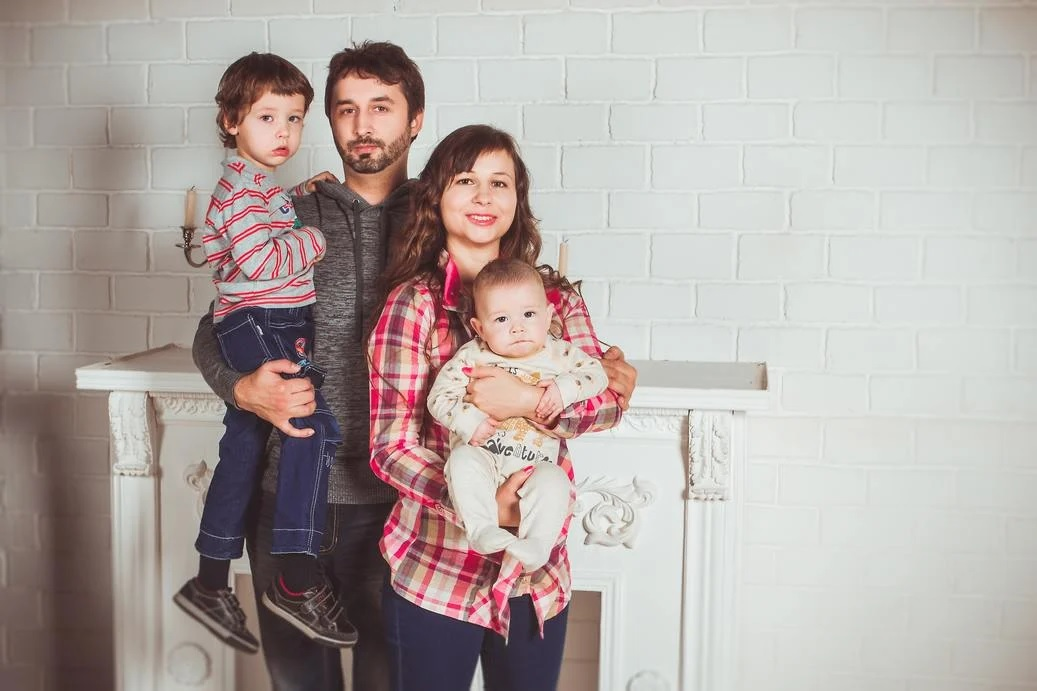
#> input picture BlurFace/demo_face.jpg, 1037 x 691 px
$ jupyter execute blurFaces.ipynb
#> lines starting #> are read from the running program, lines starting #| are printed output that depends on the picture; after the words box and inside, x2 and y2 are one past the last pixel; in counts of white or black regions, pixels touching at a corner belong together
## Load the Cascade

[cell 1]
import cv2

[cell 2]
face_cascade = cv2.CascadeClassifier('haarcascade_frontalface_default.xml')

## Convert to Grayscale

[cell 3]
img = cv2.imread('demo_face.jpg')
#> img is the input picture: shape (691, 1037, 3); mean B, G, R 164, 167.7, 177.6
gray = cv2.cvtColor(img, cv2.COLOR_BGR2GRAY)
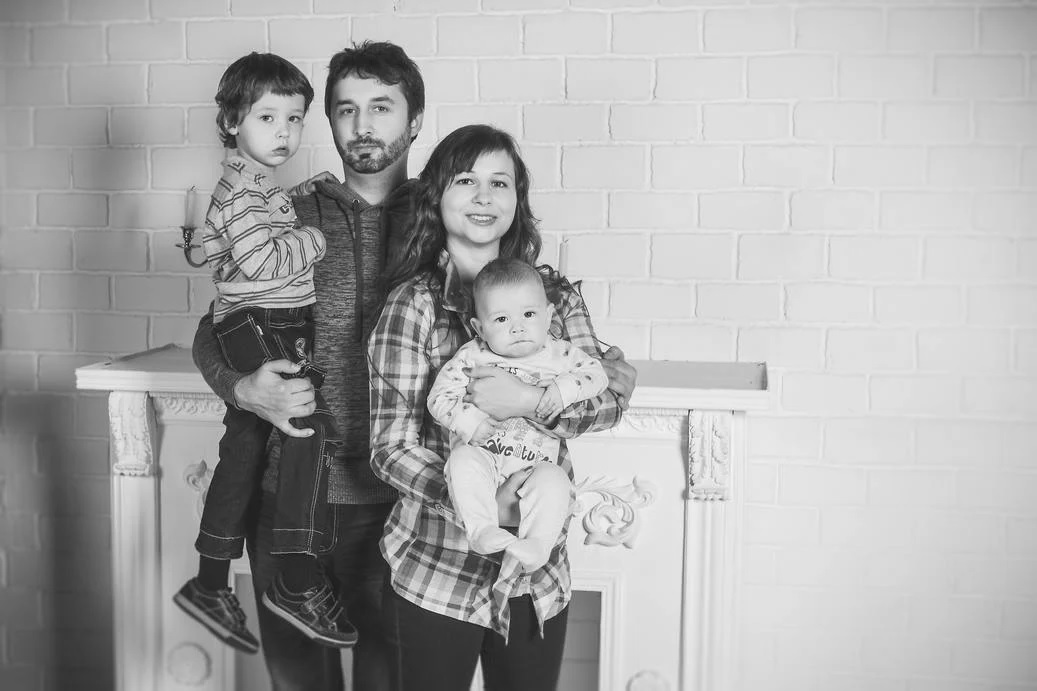
#> gray: shape (691, 1037); min 12, max 255, mean 170.3

## Detect the Faces

[cell 4]
faces = face_cascade.detectMultiScale(gray, 1.1, 4)
#> faces = [[284, 378, 35, 35], [438, 150, 89, 89], [240, 87, 82, 82], [475, 285, 82, 82], [318, 72, 97, 97]]

## Draw the rectangle around each face

[cell 5]
for (x, y, w, h) in faces:
    ROI = img[y:y+h, x:x+w]
    blur = cv2.GaussianBlur(ROI, (91,91),0)
    img[y:y+h, x:x+w] = blur
#> this loop made 5 passes
#> pass 1, `ROI = img[y:y+h, x:x+w]`:
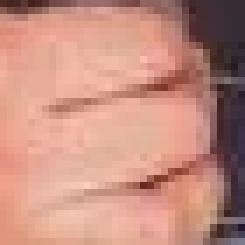
#> ROI: shape (35, 35, 3) (shown 7 times larger); mean B, G, R 127.9, 142.3, 196.1
#> pass 1, `blur = cv2.GaussianBlur(ROI, (91,91),0)`:
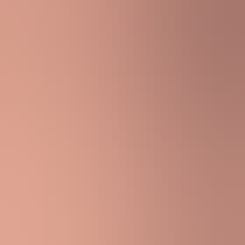
#> blur: shape (35, 35, 3) (shown 7 times larger); mean B, G, R 129.5, 144.5, 198.9
#> pass 2, `ROI = img[y:y+h, x:x+w]`:
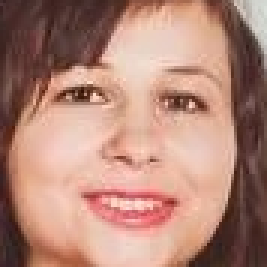
#> ROI: shape (89, 89, 3) (shown 3 times larger); mean B, G, R 119.6, 134.3, 178.5
#> pass 2, `blur = cv2.GaussianBlur(ROI, (91,91),0)`:
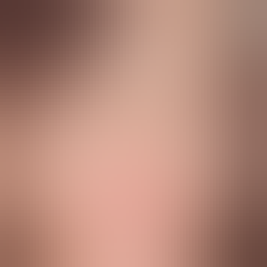
#> blur: shape (89, 89, 3) (shown 3 times larger); mean B, G, R 120.2, 135, 179.3
#> after the loop:
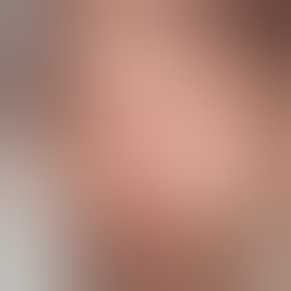
#> ROI: shape (97, 97, 3) (shown 3 times larger); mean B, G, R 121.2, 135, 176.8
#> after the loop:
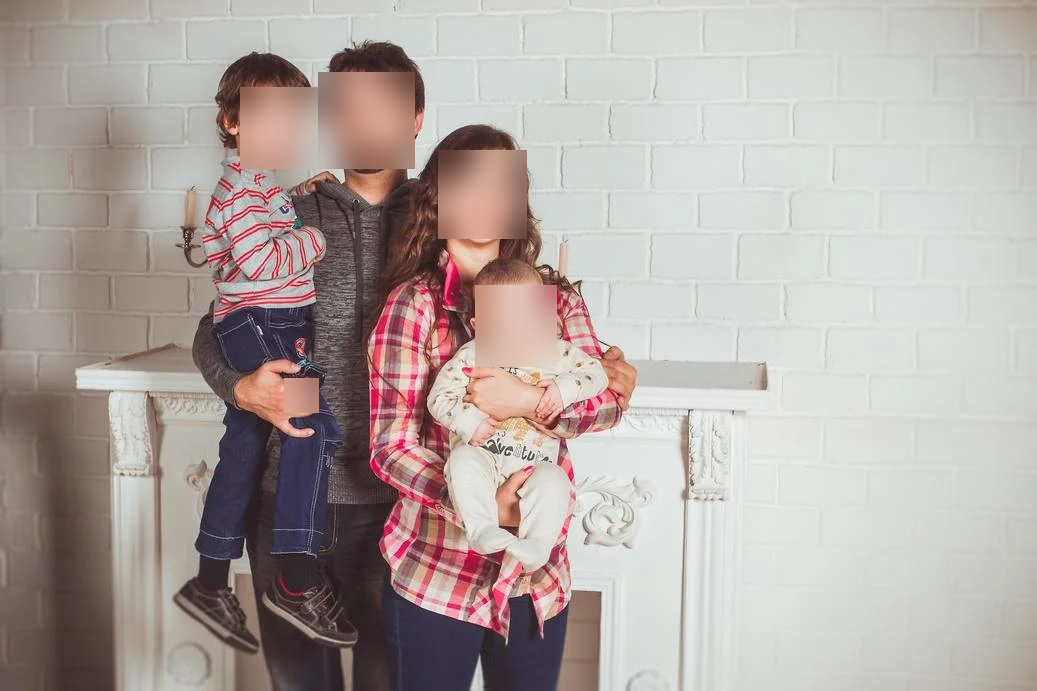
#> img: shape (691, 1037, 3); 4.42% of pixels changed, all inside (x1, y1, x2, y2) = (240, 72, 557, 413)
#     cv2.rectangle(img, (x, y), (x+w, y+h), (0, 0, 255), 2)
